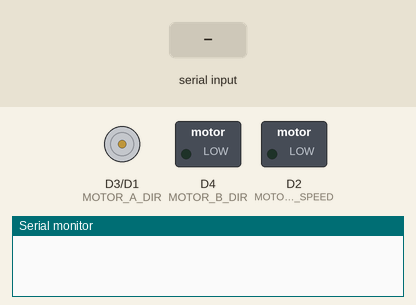
Recording of a program running on a simulated ESP8266 (NodeMCU). On the bench: direction and speed pins drawn as motors (green arrow = direction pin HIGH = forward, orange = LOW = backward, longer = more drive), switched loads named in the program (green lamp = pin HIGH), the last lines printed to the serial monitor. Inputs (shaded band) come from the test bench.

Above: at 0.1 s.
At 1.2 s:
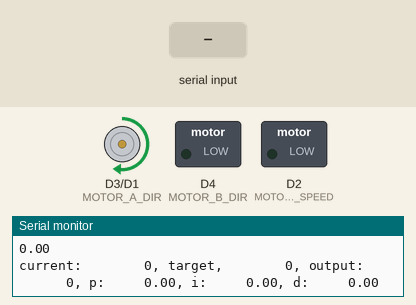
1.3 s: "x\n" received over Serial
2.8 s: "y\n" received over Serial
4.3 s: "p\n" received over Serial
Timing chart, 0 to 7.3 s (numbered marks = the images above; inputs shaded):
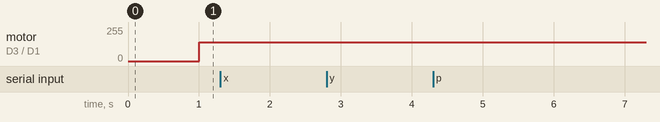

The program:

main.cpp
```cpp
#include <Arduino.h>
#define MOTOR_A_SPEED D1
#define MOTOR_A_DIR D3
#define MOTOR_B_SPEED D2
#define MOTOR_B_DIR D4

#define TICK_SPEED 10

long unsigned int LastTick = 0;

float X = 0;
float Y = 0;
float P = 0;
float I = 0;
float D = 0;

double Integral, PreviousError;

int pid(int current, int target, double P, double I, double D) {
  int error = target - current;
  Serial.printf("Error: %8i, Delta: %8i, Result: %8i\n", error, millis() - LastTick, error * (millis() - LastTick));
  Integral += error * float((millis() - LastTick));
  Serial.println(Integral);
  LastTick = millis();
  double derivative = (error - PreviousError) / (TICK_SPEED / 1000.0);
  long int output = (P * error + I * Integral + D * derivative);

  Serial.printf(
      "current: %8i, target, %8i, output:  %8i, p: %8.2f, i: %8.2f, d: %8.2f\n",
      current, target, output, error * P, Integral * I, derivative * D);

  PreviousError = error;
  return output;
}

void setup() {
    Serial.begin(921600);
    analogWriteFreq(20000);
    analogWriteRange(1023);
    pinMode(MOTOR_A_DIR, OUTPUT);
    pinMode(MOTOR_A_SPEED, OUTPUT);
    pinMode(MOTOR_B_DIR, OUTPUT);
    pinMode(MOTOR_B_SPEED, OUTPUT);
}

void loop() {
    String incoming_string = Serial.readStringUntil('\n');
    Serial.println(incoming_string);

    String x = "";
    String y = "";
    String p = "";
    String i = "";
    String d = "";

    enum state {state_x, state_y, state_p, state_i, state_d, state_none};
    state current_state = state_none;

    for(auto iterator: incoming_string) {
        if      (String(iterator) == "x") {current_state = state_x; continue;}
        else if (String(iterator) == "y") {current_state = state_y; continue;}
        else if (String(iterator) == "p") {current_state = state_p; continue;}
        else if (String(iterator) == "i") {current_state = state_i; continue;}
        else if (String(iterator) == "d") {current_state = state_d; continue;}
        else if (String(iterator) == "r") {current_state = state_none; Integral = Integral * 0.90; continue;}

        if (current_state != state_none) {
            if(current_state == state_x) {x += iterator;}
            if(current_state == state_y) {y += iterator;}
            if(current_state == state_p) {p += iterator;}
            if(current_state == state_i) {i += iterator;}
            if(current_state == state_d) {d += iterator;}
        }
    }
    if (x != "") {X = x.toFloat();}
    if (y != "") {Y = y.toFloat();}
    if (p != "") {P = p.toFloat();}
    if (i != "") {I = i.toFloat(); Integral = 0;}
    if (d != "") {D = d.toFloat();}
    Serial.printf("X: %f\nY: %f\nP: %f\nI: %f\nD: %f \n\n", X, Y, P, I, D);

    //digitalWrite(MOTOR_A_DIR, X>=0);
    int aSpeed = pid(X, 0, P, I, D);
    digitalWrite(MOTOR_A_DIR, aSpeed<=0);
    analogWrite(MOTOR_A_SPEED, map(abs(aSpeed),0,1023,570,1023));
    //analogWrite(MOTOR_B_SPEED, abs(Speed * Y));

    if (abs(Y) < 150) {Y = 0;}

}
```
